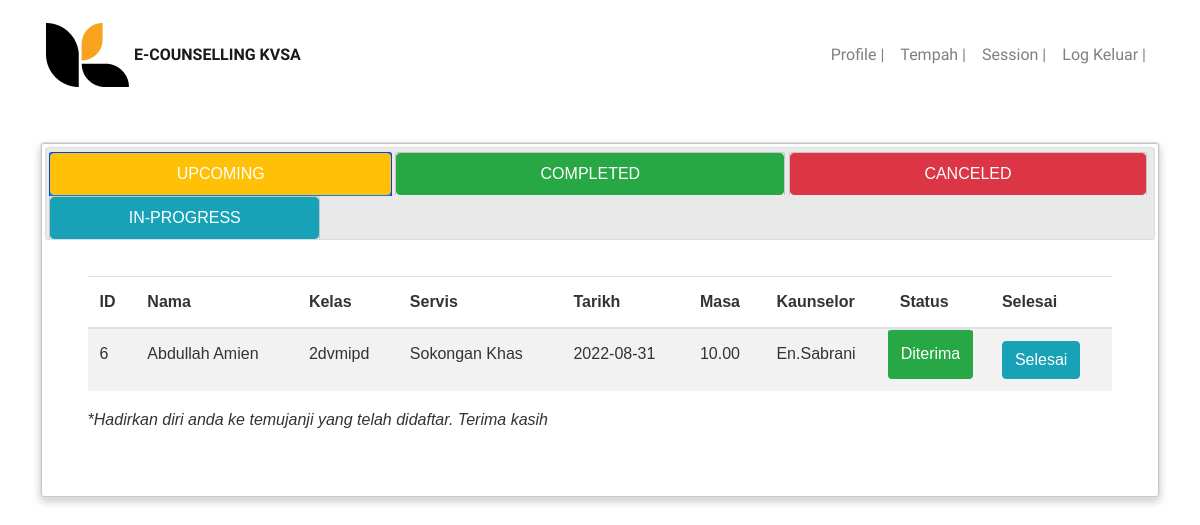
/appoiment.php (signed in), run on the app's committed database.
### tables this page shows
CREATE TABLE `tempahan` (
  `ID_Tempahan` int(12) NOT NULL,
  `Nama` varchar(50) NOT NULL,
  `Kelas` varchar(20) NOT NULL,
  `Servis` varchar(30) NOT NULL,
  `Tarikh` date NOT NULL,
  `Masa` varchar(20) NOT NULL,
  `Kaunselor` varchar(30) NOT NULL,
  `status` varchar(20) NOT NULL,
  `sebab` varchar(100) NOT NULL
);

### appoiment.php (the view, shortened to what this page needs)
<?php
include 'conn.php';
  $nama = $_SESSION['Fullname'];
?>
<!DOCTYPE html>
<html>
<head>
    <link href="css/jquery-ui.css" rel="stylesheet">
    <link rel="stylesheet" href="https://cdn.jsdelivr.net/npm/bootstrap@4.0.0/dist/css/bootstrap.min.css"
>
    <link rel="stylesheet" type="text/css" href="css/style.css">
</head>
<body>
    <header class="header sticky-top">
        <nav class="navbar navbar-expand-lg sticky-top navbar-light bg-white py-3 shadow-sm">
            <div class="container"><a class="navbar-brand" href="#home">
                    <img src="img/logo.png">
                    <strong class="h6 mb-0 font-weight-bold text-uppercase">e-Counselling KVSA</strong></a>
                <div class="collapse navbar-collapse" id="navbarSupportedContent">
                    <ul class="navbar-nav ml-auto">
                        <li class="nav-item"><a class="nav-link" href="studentProfile.php">Profile |</a></li>
                    <li class="nav-item"><a class="nav-link" href="tempahan.php">Tempah |</a></li>
                    <li class="nav-item"><a class="nav-link" href="appointment.php">Session |</a></li>
                    <li class="nav-item"><a class="nav-link" href="logout.php">Log Keluar |</a></li>
                    </ul>
                </div>
            </div>
        </nav>
    </header>
    <section>
        <div class="d-flex justify-content-center">
            <div class="card" style="width: 70rem;">
                <div id="tabs">
                    <ul class="text-center">
                        <li><a href="#tabs-1" style="width: 21.3rem;color: white;" class="btn btn-warning">UPCOMING</a></li>
                        <li><a href="#tabs-2" style="width: 24.25rem;color: white;" class="btn btn-success">COMPLETED</a></li>
                        <li><a href="#tabs-3" style="width: 22.3rem;color: white;" class="btn btn-danger">CANCELED</a></li>
                        <li><a href="#tabs-4" style="width: 16.8rem;color: white;" class="btn btn-info">IN-PROGRESS</a></li>
                    </ul>
                    <div id="tabs-1">
                        <div class="card-body">
                        <?php
$sql = "SELECT * FROM tempahan WHERE status = 'Diterima' AND Nama = '$nama'";
$query = mysqli_query($mysqli,$sql);
?>
<?php
if (mysqli_num_rows($query)) {
?>
                            <table class="table table-striped">
                                <thead>
                                    <tr>
                                        <th scope="col">ID</th>
                                        <th scope="col">Nama</th>
                                        <th scope="col">Kelas</th>
                                        <th scope="col">Servis</th>
                                        <th scope="col">Tarikh</th>
                                        <th scope="col">Masa</th>
                                        <th scope="col">Kaunselor</th>
                                        <th scope="col">Status</th>
                                        <th scope="col">Selesai</th>
                                    </tr>
                                </thead>
                                <tbody>
                                     <?php
while($row = mysqli_fetch_array($query)){
                                    ?>
                                    <tr>
                                    <td><?php echo $row['ID_Tempahan']; ?></td>
                                    <td><?php echo $row['Nama']; ?></td>
                                    <td><?php echo $row['Kelas']; ?></td>
                                    <td><?php echo $row['Servis']; ?></td>
                                    <td><?php echo $row['Tarikh']; ?></td>
                                    <td><?php echo $row['Masa']; ?></td>
                                    <td><?php echo $row['Kaunselor']; ?></td>
                                    <td class="btn btn-success"><?php echo $row['status']; ?></td>
<td><?php echo '<a href="pros_selesai.php?ID_Tempahan='.$row['ID_Tempahan'].'" class="btn btn-info" style="color:white;" onclick="return confirm(`Are you sure want to accept?`)">'.'Selesai'.'</a>';?></td>
                                    </tr>
                                    <?php
                                }
                                ?>
                                </tbody>
                            </table>
                            <?php
}
                            ?>
                        <div class="d-sm-flex align-items-center justify-content-between mb-4">
                            <p class="p mb-0 text-gray-800 font-italic">*Hadirkan diri anda ke temujanji yang telah didaftar. Terima kasih</p>
                        </div>
                        </div>
                    </div>
                </div>
        </div>
    </section>
</body>
</html>

### css/style.css (style rules this page uses)
* { box-sizing: border-box; }
body,html { height: 100%; margin: 0; line-height: 1.6; font-family: 'Solway',serif; }
.card { margin-top: 2rem; box-shadow: 0 4px 8px 0 rgba(0, 0, 0, 0.2); transition: 0.3s; width: 20%; margin-left: 2rem; margin-right: 2rem; }
.container { padding: 2px 16px; }

### data on the page
tempahan: ID_Tempahan "6", Nama "Abdullah Amien", Kelas "2dvmipd", Servis "Sokongan Khas", Tarikh "2022-08-31", Masa "10.00", Kaunselor "En.Sabrani", status "Diterima"
